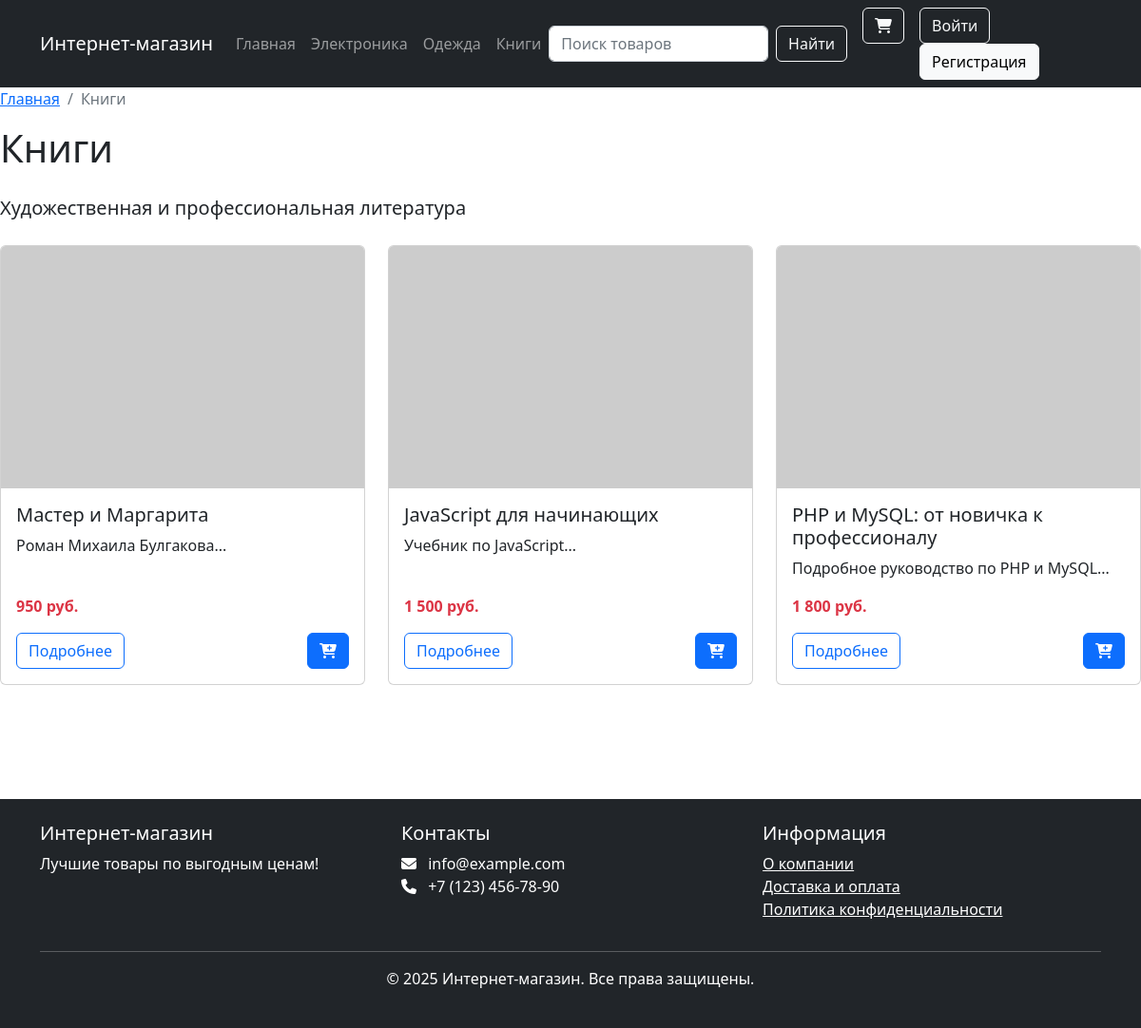
The page /category/3 on the database its author committed.
### tables this page shows
CREATE TABLE IF NOT EXISTS categories (
    id INT AUTO_INCREMENT PRIMARY KEY,
    name VARCHAR(100) NOT NULL,
    description TEXT,
    image VARCHAR(255)
);

CREATE TABLE IF NOT EXISTS products (
    id INT AUTO_INCREMENT PRIMARY KEY,
    category_id INT NOT NULL,
    name VARCHAR(255) NOT NULL,
    description TEXT,
    price DECIMAL(10, 2) NOT NULL,
    image VARCHAR(255),
    stock INT NOT NULL DEFAULT 0,
    created_at TIMESTAMP DEFAULT CURRENT_TIMESTAMP,
    FOREIGN KEY (category_id) REFERENCES categories(id) ON DELETE CASCADE
);

### controllers/Controller.php (called while the page is built, shortened)
<?php
abstract class Controller {
    protected function render($view, $data = []) {
        extract($data);
        include "views/layout/header.php";
        include "views/$view.php";
        include "views/layout/footer.php";
    }
}
?>

### controllers/CatergoryController.php (called while the page is built, shortened)
<?php
class CategoryController extends Controller {
    public function view($id) {
        $categoryModel = new Category();
        $category = $categoryModel->getById($id);
        $products = $categoryModel->getProducts($id);
        $this->render('category/view', [
            'category' => $category,
            'products' => $products
        ]);
    }
}
?>

### models/Database.php (called while the page is built, shortened)
<?php
class Database {
    private $connection;
    private static $instance = null;
    private function __construct() {
        try {
            $this->connection = new PDO(
                'mysql:host=' . Config::DB_HOST . ';dbname=' . Config::DB_NAME . ';charset=utf8',
                Config::DB_USER,
                Config::DB_PASS
            );
            $this->connection->setAttribute(PDO::ATTR_ERRMODE, PDO::ERRMODE_EXCEPTION);
            $this->connection->setAttribute(PDO::ATTR_DEFAULT_FETCH_MODE, PDO::FETCH_ASSOC);
        } catch (PDOException $e) {
            die('Ошибка подключения к базе данных: ' . $e->getMessage());
        }
    }
    public static function getInstance() {
        if (self::$instance === null) {
            self::$instance = new self();
        }
        return self::$instance;
    }
    public function query($sql, $params = []) {
        $stmt = $this->connection->prepare($sql);
        $stmt->execute($params);
        return $stmt;
    }
    public function select($sql, $params = []) {
        $stmt = $this->query($sql, $params);
        return $stmt->fetchAll();
    }
    public function selectOne($sql, $params = []) {
        $stmt = $this->query($sql, $params);
        return $stmt->fetch();
    }
}
?>

### models/Model.php (called while the page is built, shortened)
<?php abstract class Model {
    protected $db;
    protected $table;
    public function __construct() {
        $this->db = Database::getInstance();
    }
    public function getAll() {
        return $this->db->select("SELECT * FROM $this->table");
    }
    public function getById($id) {
        return $this->db->selectOne("SELECT * FROM $this->table WHERE id = :id", ['id' => $id]);
    }
}
?>

### models/Category.php (called while the page is built, shortened)
<?php
class Category extends Model {
    public function __construct() {
        $this->table = 'categories';
    }
    public function getProducts($categoryId) {
        return $this->db->select(
            "SELECT * FROM products WHERE category_id = :category_id",
            ['category_id' => $categoryId]
        );
    }
}
?>

### views/category/view.php (the view, shortened to what this page needs)
<nav aria-label="breadcrumb">
    <ol class="breadcrumb">
        <li class="breadcrumb-item"><a href="/">Главная</a></li>
        <li class="breadcrumb-item active" aria-current="page"><?php echo $category['name']; ?></li>
    </ol>
</nav>
<h1 class="mb-4"><?php echo $category['name']; ?></h1>
<p class="lead mb-4"><?php echo $category['description']; ?></p>
<?php if (empty($products)): ?>
    <div class="alert alert-info">В данной категории пока нет товаров.</div>
<?php else: ?>
    <div class="row">
        <?php foreach ($products as $product): ?>
            <div class="col-md-4 mb-4">
                <div class="card product-card h-100">
                    <img src="https://via.placeholder.com/300x200?text=<?php echo urlencode($product['name']); ?>" class="card-img-top" alt="<?php echo $product['name']; ?>">
                    <div class="card-body d-flex flex-column">
                        <h5 class="card-title"><?php echo $product['name']; ?></h5>
                        <p class="card-text flex-grow-1"><?php echo mb_substr($product['description'], 0, 100) . '...'; ?></p>
                        <p class="card-text fw-bold text-danger"><?php echo number_format($product['price'], 0, ',', ' '); ?> руб.</p>
                        <div class="d-flex justify-content-between mt-auto">
                            <a href="/product/<?php echo $product['id']; ?>" class="btn btn-outline-primary">Подробнее</a>
                            <form action="/cart/add" method="POST">
                                <button type="submit" class="btn btn-primary">
                                    <i class="fas fa-cart-plus"></i>
                                </button>
                            </form>
                        </div>
                    </div>
                </div>
            </div>
        <?php endforeach; ?>
    </div>
<?php endif; ?>

### views/layout/header.php (shortened to what this page needs)
<!DOCTYPE html>
<html lang="ru">
<head>
    <link rel="stylesheet" href="https://cdn.jsdelivr.net/npm/bootstrap@5.2.3/dist/css/bootstrap.min.css">
    <link rel="stylesheet" href="https://cdnjs.cloudflare.com/ajax/libs/font-awesome/6.4.0/css/all.min.css">
</head>
<body>
    <header>
        <nav class="navbar navbar-expand-lg navbar-dark bg-dark">
            <div class="container">
                <a class="navbar-brand" href="/">Интернет-магазин</a>
                <div class="collapse navbar-collapse" id="navbarNav">
                    <ul class="navbar-nav me-auto">
                        <li class="nav-item">
                            <a class="nav-link" href="/">Главная</a>
                        </li>
                        <?php
                        $categoryModel = new Category();
                        $categories = $categoryModel->getAll();
                        foreach ($categories as $category) {
                            echo '<li class="nav-item">';
                            echo '<a class="nav-link" href="/category/' . $category['id'] . '">' . $category['name'] . '</a>';
                            echo '</li>';
                        }
                        ?>
                    </ul>
                    <form class="d-flex me-3" action="/search" method="GET">
                        <input class="form-control me-2" type="search" name="query" placeholder="Поиск товаров" required>
                        <button class="btn btn-outline-light" type="submit">Найти</button>
                    </form>
                    <div class="d-flex">
                        <div class="me-3 position-relative">
                            <a href="/cart" class="btn btn-outline-light">
                                <i class="fas fa-shopping-cart"></i>
                            </a>
                        </div>
                        <?php if (isset($_SESSION['user_id'])): ?>
                            <div class="dropdown">
                                <button class="btn btn-outline-light dropdown-toggle" type="button" id="userDropdown" data-bs-toggle="dropdown">
                                    <i class="fas fa-user"></i> <?php echo $_SESSION['user_name']; ?>
                                </button>
                                <ul class="dropdown-menu dropdown-menu-end">
                                    <li><a class="dropdown-item" href="/user/profile">Профиль</a></li>
                                    <li><hr class="dropdown-divider"></li>
                                    <li><a class="dropdown-item" href="/user/logout">Выйти</a></li>
                                </ul>
                            </div>
                        <?php else: ?>
                            <div>
                                <a href="/user/login" class="btn btn-outline-light me-2">Войти</a>
                                <a href="/user/register" class="btn btn-light">Регистрация</a>
                            </div>
                        <?php endif; ?>
                    </div>
                </div>
            </div>
        </nav>
    </header>

### views/layout/header.php (style rules this page uses)
.product-card { height: 100%; transition: transform 0.3s; }

### rows shown on the page
categories: name "Электроника"
categories: name "Одежда"
categories: name "Книги", description "Художественная и профессиональная литература"
products: name "Мастер и Маргарита", description "Роман Михаила Булгакова", price "950"
products: name "JavaScript для начинающих", description "Учебник по JavaScript", price "1 500"
products: name "PHP и MySQL: от новичка к профессионалу", description "Подробное руководство по PHP и MySQL", price "1 800"
